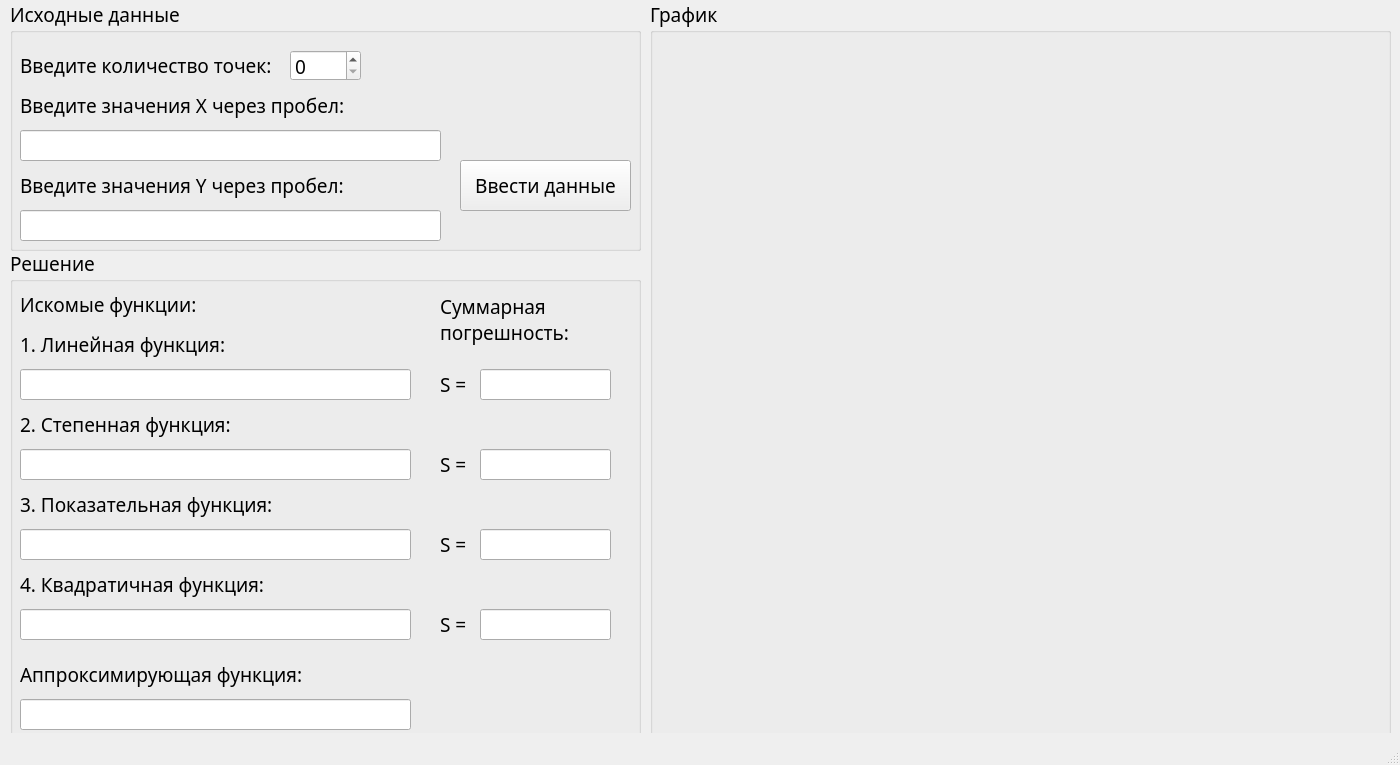
<?xml version="1.0" encoding="UTF-8"?>
<ui version="4.0">
 <class>MainWindow</class>
 <widget class="QMainWindow" name="MainWindow">
  <property name="geometry">
   <rect>
    <x>0</x>
    <y>0</y>
    <width>1400</width>
    <height>765</height>
   </rect>
  </property>
  <property name="font">
   <font>
    <family>Calibri Light</family>
    <pointsize>14</pointsize>
   </font>
  </property>
  <property name="windowTitle">
   <string>Метод наименьших квадратов</string>
  </property>
  <property name="windowIcon">
   <iconset>
    <normaloff>icon.png</normaloff>icon.png</iconset>
  </property>
  <widget class="QWidget" name="centralwidget">
   <widget class="QGroupBox" name="groupBox">
    <property name="geometry">
     <rect>
      <x>10</x>
      <y>0</y>
      <width>631</width>
      <height>251</height>
     </rect>
    </property>
    <property name="title">
     <string>Исходные данные</string>
    </property>
    <widget class="QLabel" name="label_1">
     <property name="geometry">
      <rect>
       <x>10</x>
       <y>50</y>
       <width>271</width>
       <height>31</height>
      </rect>
     </property>
     <property name="text">
      <string>Введите количество точек:</string>
     </property>
     <property name="textFormat">
      <enum>Qt::AutoText</enum>
     </property>
    </widget>
    <widget class="QSpinBox" name="spinBox">
     <property name="geometry">
      <rect>
       <x>280</x>
       <y>50</y>
       <width>71</width>
       <height>31</height>
      </rect>
     </property>
    </widget>
    <widget class="QLabel" name="label_2">
     <property name="geometry">
      <rect>
       <x>10</x>
       <y>90</y>
       <width>341</width>
       <height>31</height>
      </rect>
     </property>
     <property name="text">
      <string>Введите значения X через пробел:</string>
     </property>
    </widget>
    <widget class="QLabel" name="label_3">
     <property name="geometry">
      <rect>
       <x>10</x>
       <y>170</y>
       <width>341</width>
       <height>31</height>
      </rect>
     </property>
     <property name="text">
      <string>Введите значения Y через пробел:</string>
     </property>
    </widget>
    <widget class="QLineEdit" name="lineEdit">
     <property name="geometry">
      <rect>
       <x>10</x>
       <y>130</y>
       <width>421</width>
       <height>31</height>
      </rect>
     </property>
     <property name="echoMode">
      <enum>QLineEdit::Normal</enum>
     </property>
     <property name="readOnly">
      <bool>false</bool>
     </property>
    </widget>
    <widget class="QLineEdit" name="lineEdit_2">
     <property name="geometry">
      <rect>
       <x>10</x>
       <y>210</y>
       <width>421</width>
       <height>31</height>
      </rect>
     </property>
    </widget>
    <widget class="QPushButton" name="pushButton">
     <property name="geometry">
      <rect>
       <x>450</x>
       <y>160</y>
       <width>171</width>
       <height>51</height>
      </rect>
     </property>
     <property name="text">
      <string>Ввести данные</string>
     </property>
    </widget>
   </widget>
   <widget class="QGroupBox" name="groupBox_2">
    <property name="geometry">
     <rect>
      <x>10</x>
      <y>249</y>
      <width>631</width>
      <height>491</height>
     </rect>
    </property>
    <property name="title">
     <string>Решение</string>
    </property>
    <widget class="QLabel" name="label_4">
     <property name="geometry">
      <rect>
       <x>10</x>
       <y>80</y>
       <width>221</width>
       <height>31</height>
      </rect>
     </property>
     <property name="text">
      <string>1. Линейная функция:</string>
     </property>
    </widget>
    <widget class="QLabel" name="label">
     <property name="geometry">
      <rect>
       <x>10</x>
       <y>160</y>
       <width>221</width>
       <height>31</height>
      </rect>
     </property>
     <property name="text">
      <string>2. Степенная функция:</string>
     </property>
    </widget>
    <widget class="QLabel" name="label_5">
     <property name="geometry">
      <rect>
       <x>10</x>
       <y>240</y>
       <width>261</width>
       <height>31</height>
      </rect>
     </property>
     <property name="text">
      <string>3. Показательная функция:</string>
     </property>
    </widget>
    <widget class="QLabel" name="label_6">
     <property name="geometry">
      <rect>
       <x>10</x>
       <y>320</y>
       <width>251</width>
       <height>31</height>
      </rect>
     </property>
     <property name="text">
      <string>4. Квадратичная функция:</string>
     </property>
    </widget>
    <widget class="QLabel" name="label_7">
     <property name="geometry">
      <rect>
       <x>10</x>
       <y>40</y>
       <width>191</width>
       <height>31</height>
      </rect>
     </property>
     <property name="text">
      <string>Искомые функции:</string>
     </property>
    </widget>
    <widget class="QLineEdit" name="lineEdit_3">
     <property name="enabled">
      <bool>true</bool>
     </property>
     <property name="geometry">
      <rect>
       <x>10</x>
       <y>120</y>
       <width>391</width>
       <height>31</height>
      </rect>
     </property>
     <property name="text">
      <string/>
     </property>
     <property name="frame">
      <bool>true</bool>
     </property>
     <property name="echoMode">
      <enum>QLineEdit::Normal</enum>
     </property>
     <property name="readOnly">
      <bool>true</bool>
     </property>
     <property name="clearButtonEnabled">
      <bool>false</bool>
     </property>
    </widget>
    <widget class="QLineEdit" name="lineEdit_4">
     <property name="enabled">
      <bool>true</bool>
     </property>
     <property name="geometry">
      <rect>
       <x>10</x>
       <y>200</y>
       <width>391</width>
       <height>31</height>
      </rect>
     </property>
     <property name="readOnly">
      <bool>true</bool>
     </property>
    </widget>
    <widget class="QLineEdit" name="lineEdit_5">
     <property name="geometry">
      <rect>
       <x>10</x>
       <y>280</y>
       <width>391</width>
       <height>31</height>
      </rect>
     </property>
     <property name="readOnly">
      <bool>true</bool>
     </property>
    </widget>
    <widget class="QLineEdit" name="lineEdit_6">
     <property name="geometry">
      <rect>
       <x>10</x>
       <y>360</y>
       <width>391</width>
       <height>31</height>
      </rect>
     </property>
     <property name="readOnly">
      <bool>true</bool>
     </property>
    </widget>
    <widget class="QLabel" name="label_8">
     <property name="geometry">
      <rect>
       <x>430</x>
       <y>40</y>
       <width>171</width>
       <height>61</height>
      </rect>
     </property>
     <property name="text">
      <string>Суммарная погрешность:</string>
     </property>
     <property name="wordWrap">
      <bool>true</bool>
     </property>
    </widget>
    <widget class="QLineEdit" name="lineEdit_7">
     <property name="enabled">
      <bool>true</bool>
     </property>
     <property name="geometry">
      <rect>
       <x>470</x>
       <y>120</y>
       <width>131</width>
       <height>31</height>
      </rect>
     </property>
     <property name="frame">
      <bool>true</bool>
     </property>
     <property name="echoMode">
      <enum>QLineEdit::Normal</enum>
     </property>
     <property name="readOnly">
      <bool>true</bool>
     </property>
     <property name="clearButtonEnabled">
      <bool>false</bool>
     </property>
    </widget>
    <widget class="QLineEdit" name="lineEdit_8">
     <property name="enabled">
      <bool>true</bool>
     </property>
     <property name="geometry">
      <rect>
       <x>470</x>
       <y>200</y>
       <width>131</width>
       <height>31</height>
      </rect>
     </property>
     <property name="frame">
      <bool>true</bool>
     </property>
     <property name="echoMode">
      <enum>QLineEdit::Normal</enum>
     </property>
     <property name="readOnly">
      <bool>true</bool>
     </property>
     <property name="clearButtonEnabled">
      <bool>false</bool>
     </property>
    </widget>
    <widget class="QLabel" name="label_9">
     <property name="geometry">
      <rect>
       <x>430</x>
       <y>120</y>
       <width>41</width>
       <height>31</height>
      </rect>
     </property>
     <property name="text">
      <string>S =</string>
     </property>
    </widget>
    <widget class="QLabel" name="label_10">
     <property name="geometry">
      <rect>
       <x>430</x>
       <y>200</y>
       <width>41</width>
       <height>31</height>
      </rect>
     </property>
     <property name="text">
      <string>S =</string>
     </property>
    </widget>
    <widget class="QLabel" name="label_11">
     <property name="geometry">
      <rect>
       <x>430</x>
       <y>280</y>
       <width>41</width>
       <height>31</height>
      </rect>
     </property>
     <property name="text">
      <string>S =</string>
     </property>
    </widget>
    <widget class="QLabel" name="label_12">
     <property name="geometry">
      <rect>
       <x>430</x>
       <y>360</y>
       <width>41</width>
       <height>31</height>
      </rect>
     </property>
     <property name="text">
      <string>S =</string>
     </property>
    </widget>
    <widget class="QLineEdit" name="lineEdit_9">
     <property name="enabled">
      <bool>true</bool>
     </property>
     <property name="geometry">
      <rect>
       <x>470</x>
       <y>280</y>
       <width>131</width>
       <height>31</height>
      </rect>
     </property>
     <property name="frame">
      <bool>true</bool>
     </property>
     <property name="echoMode">
      <enum>QLineEdit::Normal</enum>
     </property>
     <property name="readOnly">
      <bool>true</bool>
     </property>
     <property name="clearButtonEnabled">
      <bool>false</bool>
     </property>
    </widget>
    <widget class="QLineEdit" name="lineEdit_10">
     <property name="enabled">
      <bool>true</bool>
     </property>
     <property name="geometry">
      <rect>
       <x>470</x>
       <y>360</y>
       <width>131</width>
       <height>31</height>
      </rect>
     </property>
     <property name="frame">
      <bool>true</bool>
     </property>
     <property name="echoMode">
      <enum>QLineEdit::Normal</enum>
     </property>
     <property name="readOnly">
      <bool>true</bool>
     </property>
     <property name="clearButtonEnabled">
      <bool>false</bool>
     </property>
    </widget>
    <widget class="QLabel" name="label_13">
     <property name="geometry">
      <rect>
       <x>10</x>
       <y>410</y>
       <width>291</width>
       <height>31</height>
      </rect>
     </property>
     <property name="text">
      <string>Аппроксимирующая функция:</string>
     </property>
    </widget>
    <widget class="QLineEdit" name="lineEdit_11">
     <property name="geometry">
      <rect>
       <x>10</x>
       <y>450</y>
       <width>391</width>
       <height>31</height>
      </rect>
     </property>
     <property name="readOnly">
      <bool>true</bool>
     </property>
    </widget>
   </widget>
   <widget class="QGroupBox" name="groupBox_3">
    <property name="geometry">
     <rect>
      <x>650</x>
      <y>0</y>
      <width>741</width>
      <height>741</height>
     </rect>
    </property>
    <property name="title">
     <string>График</string>
    </property>
    <widget class="QWidget" name="widget" native="true">
     <property name="geometry">
      <rect>
       <x>9</x>
       <y>29</y>
       <width>721</width>
       <height>701</height>
      </rect>
     </property>
    </widget>
   </widget>
  </widget>
  <widget class="QStatusBar" name="statusbar"/>
 </widget>
 <resources/>
 <connections/>
</ui>
